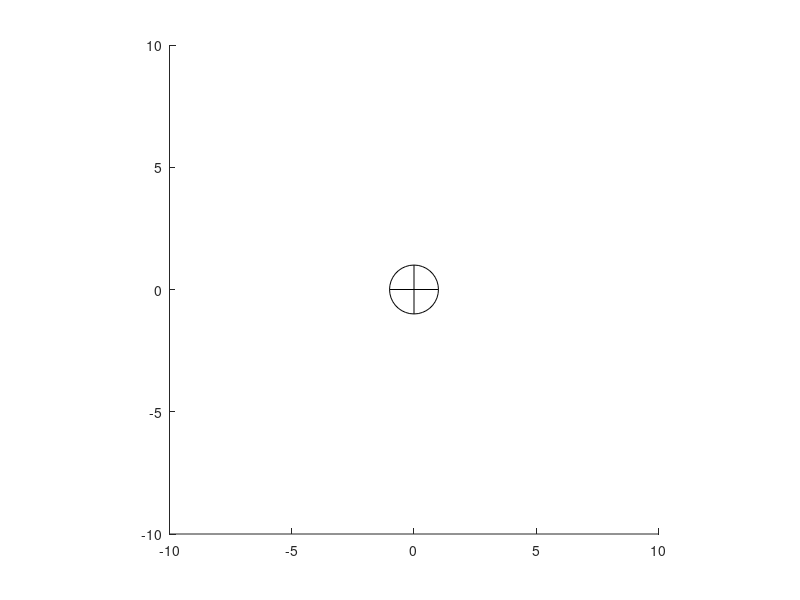

Here is the MATLAB script that generated this plot: (Note: this script raises an error after producing the figure.)
function plotOrbits

hold on % Now we can do multiple plot commands in the same window
axis equal % The figure will be square
axis( [-10 10 -10 10] ) % Go from -10 to 10 Earth radii (R0 = Earth radius)

% Draw the Earth as a black circle with cross
angles = 0:10:360; % whole circle, every 10 degrees
xvals = cosd(angles);
yvals = sind(angles);
plot( xvals, yvals, 'k-' ) % Draw circle; 'k-' does black solid lines -- do 'help plot'
plot( [0 0], [-1 1], 'k-' ) % Draw vertical stroke of cross
plot( [-1 1], [0 0], 'k-' ) % Draw horizontal stroke of cross

% Draw a family of Earth orbits, all with the same periapsis radius

rp = 1.5; % Periapsis radius, in units of R0

for ecc=0:0.25:2 % Do a circle, a few ellipses, a parabola, and some hyperbolas
 
    % Plot the orbit, in magenta for circle, blue for ellipse, red for
    % parabola, green for hyperbola
    if ecc==0
        style = 'm-';
    elseif ecc<1
        style = 'b-';
    elseif ecc==1
        style = 'r-';
    else
        style = 'g-';
    end
    plotConic( rp, ecc, style, 'xfer' );
        
end
